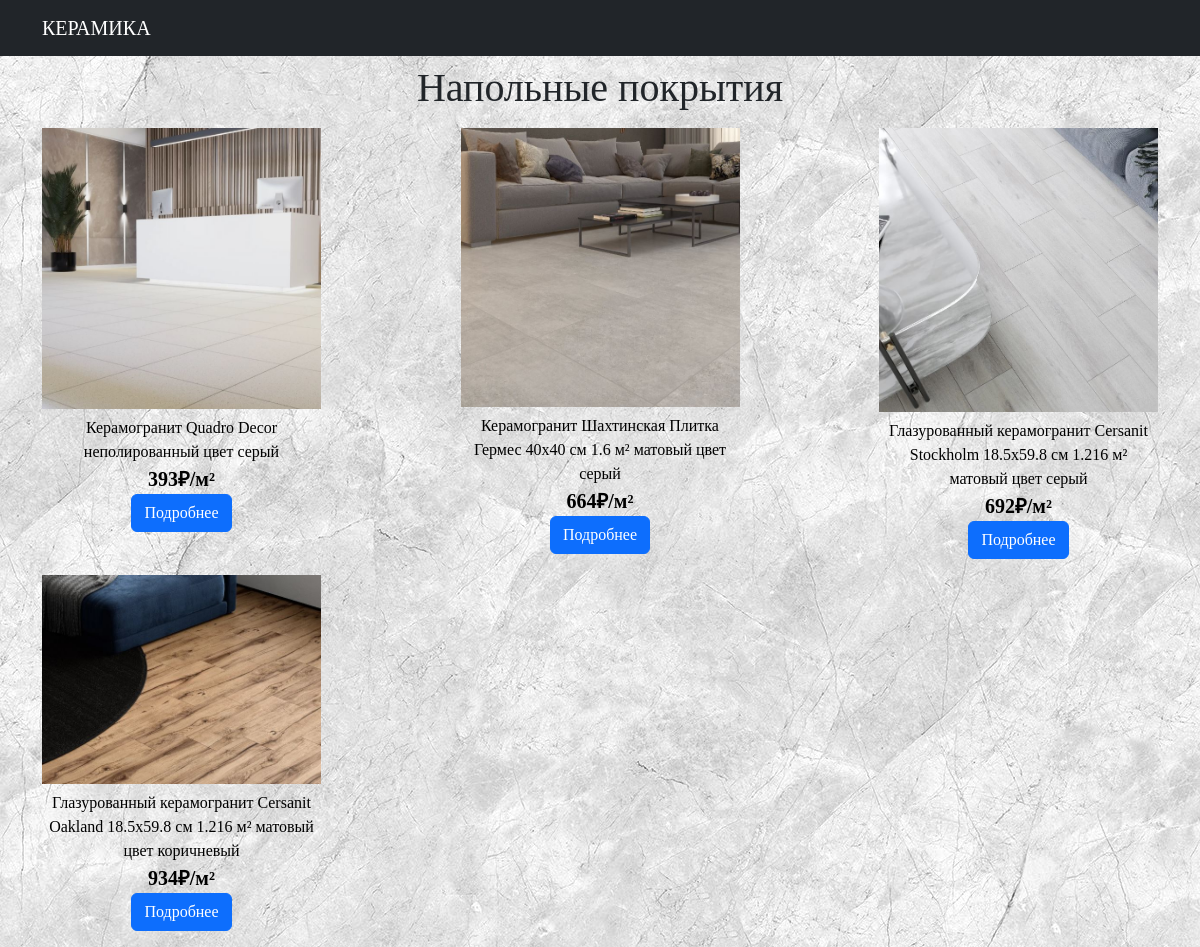
Before: /pol.php with the older database file.
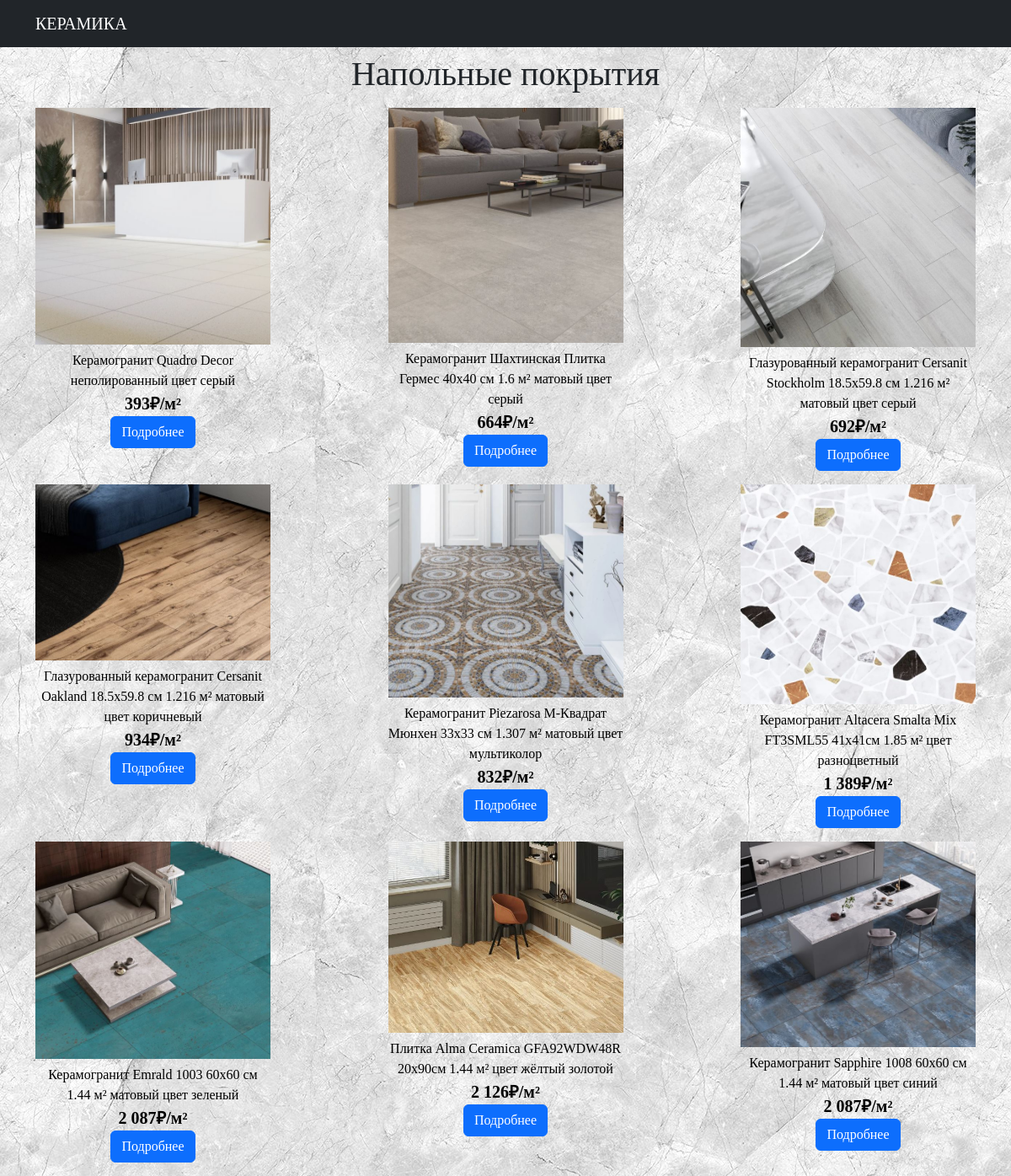
After: the same page with the newer database file.
### tables this page shows
CREATE TABLE `product` (
  `ID` int(11) NOT NULL,
  `Наименование` varchar(100) NOT NULL,
  `Категория` varchar(25) NOT NULL,
  `Описание` varchar(5000) NOT NULL,
  `Цена` varchar(50) NOT NULL,
  `Страна производства` varchar(25) NOT NULL,
  `Ширина, см` int(11) DEFAULT NULL,
  `Длина, см` int(11) DEFAULT NULL,
  `Толщина, мм` int(11) DEFAULT NULL,
  `Вес` varchar(20) DEFAULT NULL,
  `Фото главное` varchar(255) NOT NULL
);

### pol.php (the view, shortened to what this page needs)
<!DOCTYPE html>
<html lang="en">
<head>
    <link href="https://cdn.jsdelivr.net/npm/bootstrap@5.3.1/dist/css/bootstrap.min.css" rel="stylesheet"
>
   <link rel="stylesheet" href="style.css">
   <link rel="stylesheet" href="https://cdnjs.cloudflare.com/ajax/libs/font-awesome/6.5.1/css/all.min.css">
</head>
<body>
<?include "header.php"?>
<div class="container text-center">
<div class="mt-2 mb-3"><h1>Напольные покрытия</h1></div>
<div class="d-flex flex-wrap mb-3 gap-3 justify-content-between ">
<?php
        $db = dbconn();
            $query = $db->query("SELECT * FROM `product`");
            while($row=$query->fetch_assoc())
            { if ($row['Категория']=='Напольная плитка'){
            ?>
            <div class="col-3 h-100">
            <a href ="user.php?id=<?=$row['id']?>" class="a_href" style="text-decoration: none " style="color: red">
            <div class="scale"> <img src="<?=$row['Фото главное']?>" alt="" class="scale jpgr "></div>
               <div > <?=$row['Наименование']?></div>
                <div class="text_price"> <?=$row['Цена']?></div>
            <div class="btn btn-primary">Подробнее</div></a>
            </div>
            <?
            }
        }
?>
</div>
</div>
</body>
</html>

Changed rows visible on the page:
added product: Фото главное (picture), Наименование "Керамогранит Piezarosa М-Квадрат Мюнхен 33x33 см 1.307 м² матовый цвет мультиколор", Цена "832₽/м²"
added product: Фото главное (picture), Наименование "Керамогранит Altacera Smalta Mix FT3SML55 41x41см 1.85 м² цвет разноцветный", Цена "1 389₽/м²"
added product: Фото главное (picture), Наименование "Керамогранит Emrald 1003 60x60 см 1.44 м² матовый цвет зеленый", Цена "2 087₽/м²"
added product: Фото главное (picture), Наименование "Плитка Alma Ceramica GFA92WDW48R 20x90см 1.44 м² цвет жёлтый золотой", Цена "2 126₽/м²"
added product: Фото главное (picture), Наименование "Керамогранит Sapphire 1008 60x60 см 1.44 м² матовый цвет синий", Цена "2 087₽/м²"
